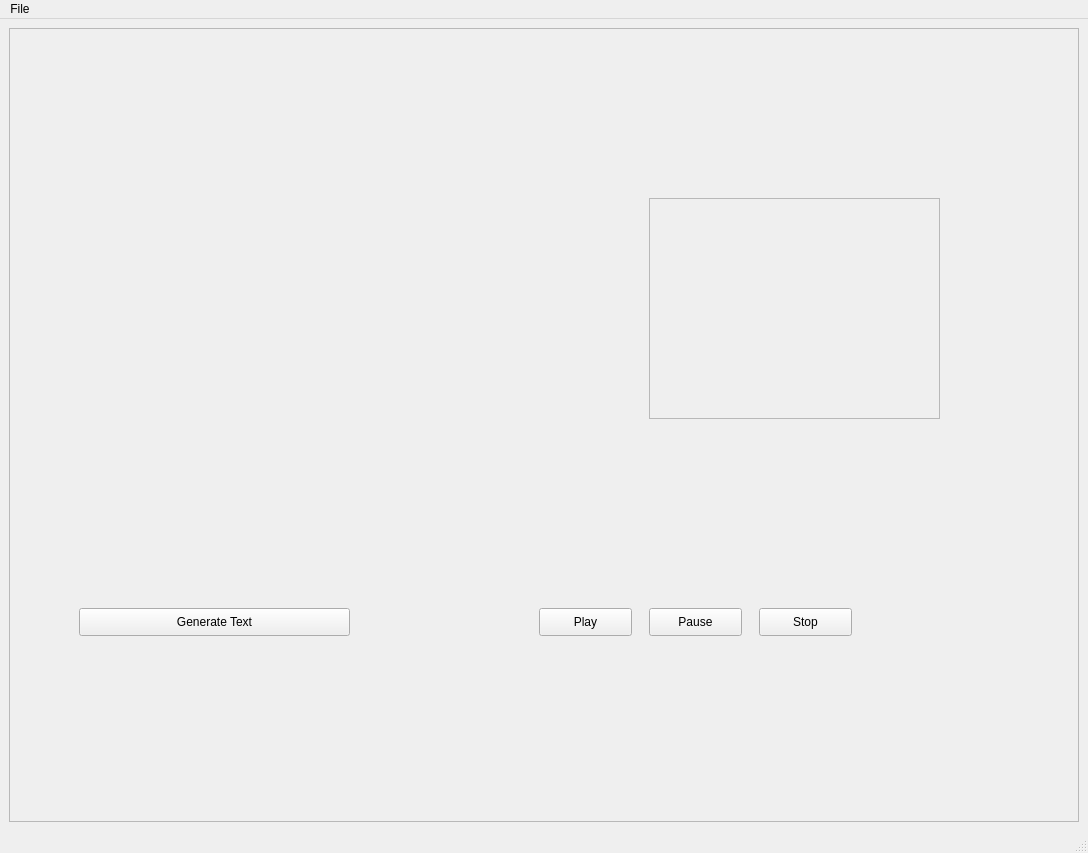
<?xml version="1.0" encoding="UTF-8"?>
<ui version="4.0">
 <class>MainWindow</class>
 <widget class="QMainWindow" name="MainWindow">
  <property name="geometry">
   <rect>
    <x>0</x>
    <y>0</y>
    <width>1088</width>
    <height>853</height>
   </rect>
  </property>
  <property name="windowTitle">
   <string>Video To Text Annotator</string>
  </property>
  <widget class="QWidget" name="centralwidget">
   <layout class="QHBoxLayout" name="horizontalLayout">
    <item>
     <widget class="QFrame" name="frame">
      <property name="minimumSize">
       <size>
        <width>20</width>
        <height>0</height>
       </size>
      </property>
      <property name="frameShape">
       <enum>QFrame::StyledPanel</enum>
      </property>
      <property name="frameShadow">
       <enum>QFrame::Raised</enum>
      </property>
      <widget class="QPushButton" name="pushButton">
       <property name="geometry">
        <rect>
         <x>530</x>
         <y>580</y>
         <width>93</width>
         <height>28</height>
        </rect>
       </property>
       <property name="text">
        <string>Play</string>
       </property>
      </widget>
      <widget class="QPushButton" name="pushButton_2">
       <property name="geometry">
        <rect>
         <x>640</x>
         <y>580</y>
         <width>93</width>
         <height>28</height>
        </rect>
       </property>
       <property name="text">
        <string>Pause</string>
       </property>
      </widget>
      <widget class="QPushButton" name="pushButton_3">
       <property name="geometry">
        <rect>
         <x>750</x>
         <y>580</y>
         <width>93</width>
         <height>28</height>
        </rect>
       </property>
       <property name="text">
        <string>Stop</string>
       </property>
      </widget>
      <widget class="Phonon::SeekSlider" name="seekSlider">
       <property name="geometry">
        <rect>
         <x>40</x>
         <y>550</y>
         <width>941</width>
         <height>22</height>
        </rect>
       </property>
      </widget>
      <widget class="Phonon::VolumeSlider" name="volumeSlider">
       <property name="geometry">
        <rect>
         <x>870</x>
         <y>580</y>
         <width>113</width>
         <height>26</height>
        </rect>
       </property>
       <property name="minimumSize">
        <size>
         <width>20</width>
         <height>0</height>
        </size>
       </property>
      </widget>
      <widget class="QPushButton" name="pushButton_4">
       <property name="geometry">
        <rect>
         <x>70</x>
         <y>580</y>
         <width>271</width>
         <height>28</height>
        </rect>
       </property>
       <property name="text">
        <string>Generate Text</string>
       </property>
      </widget>
      <widget class="QFrame" name="frame_2">
       <property name="geometry">
        <rect>
         <x>640</x>
         <y>170</y>
         <width>291</width>
         <height>221</height>
        </rect>
       </property>
       <property name="frameShape">
        <enum>QFrame::StyledPanel</enum>
       </property>
       <property name="frameShadow">
        <enum>QFrame::Raised</enum>
       </property>
       <zorder>videoPlayer</zorder>
      </widget>
      <widget class="Phonon::VideoPlayer" name="videoPlayer">
       <property name="geometry">
        <rect>
         <x>10</x>
         <y>10</y>
         <width>1001</width>
         <height>531</height>
        </rect>
       </property>
      </widget>
      <widget class="QLabel" name="label">
       <property name="geometry">
        <rect>
         <x>30</x>
         <y>629</y>
         <width>971</width>
         <height>161</height>
        </rect>
       </property>
       <property name="text">
        <string/>
       </property>
      </widget>
     </widget>
    </item>
   </layout>
  </widget>
  <widget class="QMenuBar" name="menubar">
   <property name="geometry">
    <rect>
     <x>0</x>
     <y>0</y>
     <width>1088</width>
     <height>26</height>
    </rect>
   </property>
   <widget class="QMenu" name="menuFile">
    <property name="title">
     <string>File</string>
    </property>
    <addaction name="separator"/>
    <addaction name="actionOpen"/>
    <addaction name="actionChange_download_path"/>
    <addaction name="actionExit"/>
   </widget>
   <addaction name="menuFile"/>
  </widget>
  <widget class="QStatusBar" name="statusbar"/>
  <action name="actionOpen">
   <property name="text">
    <string>Open</string>
   </property>
  </action>
  <action name="actionChange_download_path">
   <property name="text">
    <string>Change download path</string>
   </property>
  </action>
  <action name="actionExit">
   <property name="text">
    <string>Exit</string>
   </property>
  </action>
 </widget>
 <customwidgets>
  <customwidget>
   <class>Phonon::VideoPlayer</class>
   <extends>QWidget</extends>
   <header location="global">phonon/videoplayer.h</header>
  </customwidget>
  <customwidget>
   <class>Phonon::SeekSlider</class>
   <extends>QWidget</extends>
   <header location="global">phonon/seekslider.h</header>
  </customwidget>
  <customwidget>
   <class>Phonon::VolumeSlider</class>
   <extends>QWidget</extends>
   <header location="global">phonon/volumeslider.h</header>
  </customwidget>
 </customwidgets>
 <resources/>
 <connections/>
</ui>
